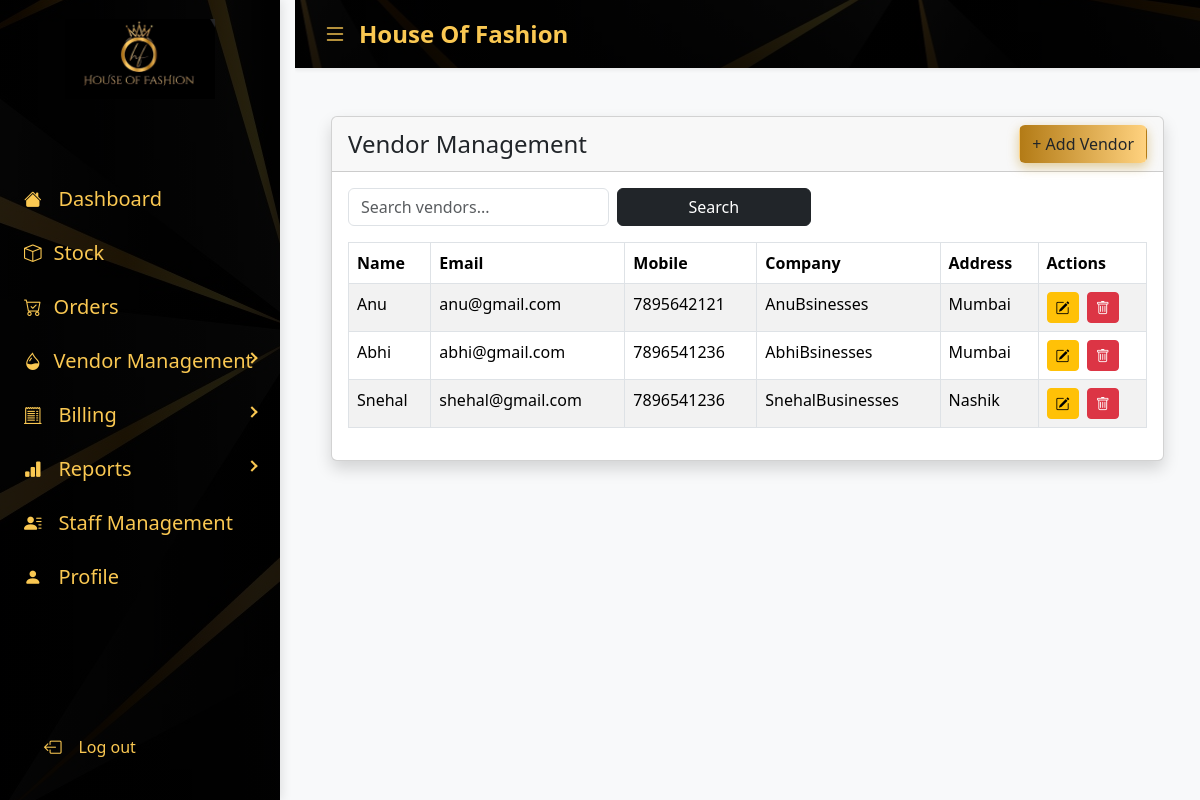
Page /AdminController/Vendors on the committed database.
### tables this page shows
CREATE TABLE `vendors` (
  `id` int(11) NOT NULL,
  `name` varchar(255) NOT NULL,
  `email` varchar(255) NOT NULL,
  `mobile` varchar(15) NOT NULL,
  `company` varchar(255) NOT NULL,
  `address` text NOT NULL,
  `created_at` timestamp NOT NULL DEFAULT current_timestamp()
);

### application/controllers/AdminController.php (called while the page is built, shortened)
<?php
class AdminController extends CI_Controller
{
    public function __construct()
    {
        $this->load->database();
        $this->load->helper(['form', 'url']);
        $this->load->library(['session', 'form_validation']);
        $this->load->model('Login_Model');
        $this->load->model('Admin_Model');
        $this->load->model('Product_model');
        $this->load->model('Report_model');
        $this->load->model('DryCleaning_model');
        $this->load->model('Invoice_model');
        $this->load->model('OrdersModel');
        $this->load->model('DryCleaning_model');
        $this->load->model('Billing_model');
        $this->load->model('Tailor_model');
    }
    public function Vendors()
    {
        $this->load->model('Vendor_model');
        $data['vendors'] = $this->Vendor_model->get_all_vendors();
        $this->load->view('Admin/Vendors', $data);
    }
}

### index.php (called while the page is built, shortened)
<?php
require_once BASEPATH.'core/CodeIgniter.php';

### application/models/Vendor_model.php (called while the page is built, shortened)
<?php
class Vendor_model extends CI_Model
{
    public function get_all_vendors()
    {
        $query = $this->db->order_by('id', 'DESC')->get('vendors');
        return $query->result_array();
    }
}

### application/views/Admin/Vendors.php (the view, shortened to what this page needs)
<!DOCTYPE html>
<html lang="en">
<head>
    <link rel="stylesheet" href="<?= base_url('assets/style.css') ?>">
    <link href="https://cdn.jsdelivr.net/npm/bootstrap@5.3.3/dist/css/bootstrap.min.css" rel="stylesheet">
</head>
<body>
    <div class="d-flex">
        <div class="main">
            <div class="container-fluid p-3 p-md-4">
                <div class="container py-2 py-md-4">
                    <div class="card shadow">
                        <div class="card-header d-flex flex-column flex-md-row justify-content-between align-items-start align-items-md-center">
                            <h4 class="mb-2 mb-md-0">Vendor Management</h4>
                            <button class="btn btn-gold" data-bs-toggle="modal" data-bs-target="#addVendorModal">+ Add Vendor</button>
                        </div>
                        <div class="card-body">
                            <form method="get" class="row g-2 mb-3 search-form">
                                <div class="col-12 col-md-8 col-lg-4">
                                    <input type="text" id="globalSearch" class="form-control" placeholder="Search vendors...">
                                </div>
                                <div class="col-12 col-md-4 col-lg-3">
                                    <button class="btn btn-dark w-100" type="submit">Search</button>
                                </div>
                            </form>
                            <div class="table-container">
                                <table class="table table-bordered table-striped table-hover">
                                    <thead>
                                        <tr>
                                            <th>Name</th>
                                            <th>Email</th>
                                            <th>Mobile</th>
                                            <th>Company</th>
                                            <th>Address</th>
                                            <th>Actions</th>
                                        </tr>
                                    </thead>
                                    <tbody>
                                        <?php if (!empty($vendors)) : foreach ($vendors as $vendor) : ?>
                                                <tr>
                                                    <td><?= $vendor['name'] ?></td>
                                                    <td><?= $vendor['email'] ?></td>
                                                    <td><?= $vendor['mobile'] ?></td>
                                                    <td><?= $vendor['company'] ?></td>
                                                    <td><?= $vendor['address'] ?></td>
                                                    <td class="action-buttons">
                                                        <button class="btn btn-sm btn-warning editBtn me-1"
                                                            data-id="<?= $vendor['id'] ?>"
                                                            data-name="<?= $vendor['name'] ?>"
                                                            data-email="<?= $vendor['email'] ?>"
                                                            data-mobile="<?= $vendor['mobile'] ?>"
                                                            data-company="<?= $vendor['company'] ?>"
                                                            data-address="<?= $vendor['address'] ?>"
                                                            data-bs-toggle="modal"
                                                            data-bs-target="#editVendorModal">
                                                            <i class="bi bi-pencil-square"></i>
                                                        </button>
                                                        <a href="<?= base_url('Vendors/delete/' . $vendor['id']) ?>"
                                                            class="btn btn-sm btn-danger deleteBtn"
                                                            data-id="<?= $vendor['id'] ?>">
                                                            <i class="bi bi-trash"></i>
                                                        </a>
                                                    </td>
                                                </tr>
                                            <?php endforeach;
                                        else : ?>
                                            <tr>
                                                <td colspan="6" class="text-center">No vendors found.</td>
                                            </tr>
                                        <?php endif; ?>
                                    </tbody>
                                </table>
                            </div>
                        </div>
                    </div>
                </div>
            </div>
        </div>
    </div>
</body>
</html>

### assets/css/style.css (style rules this page uses)
.form-control, .form-select { background-color: #fff; color: #000; border: 1px solid rgba(255, 215, 0, 0.8); border-radius: 8px; transition: all 0.3s ease; }
.form-control::placeholder { color: #aaa; }
.btn-gold { background: linear-gradient(90deg, #E6C56C 0%, #B8860B 100%); color: #000000; font-weight: bold; border: none; border-radius: 8px; padding: 10px 20px; transition: 0.3s ease; box-shadow: 0 4px 12px rgba(184, 134, 11, 0.4); }

### application/views/Admin/Vendors.php (style rules this page uses)
body { background-color: #f9f9f9; font-family: 'Segoe UI', sans-serif; }
.card-header { background-color: #000; color: #FFD27F; font-weight: 600; }
.btn-gold { background: linear-gradient(90deg, #B37B16 0%, #FFD27F 100%); color: #000; font-weight: 600; }
.table th { background-color: #343a40; color: #FFD27F; }
.main { width: 100%; overflow-x: auto; }
.table-container { overflow-x: auto; width: 100%; }

### rows in the picture
vendors: name "Anu", email "anu@gmail.com", mobile "7895642121", company "AnuBsinesses", address "Mumbai"
vendors: name "Abhi", email "abhi@gmail.com", mobile "7896541236", company "AbhiBsinesses", address "Mumbai"
vendors: name "Snehal", email "shehal@gmail.com", mobile "7896541236", company "SnehalBusinesses", address "Nashik"
